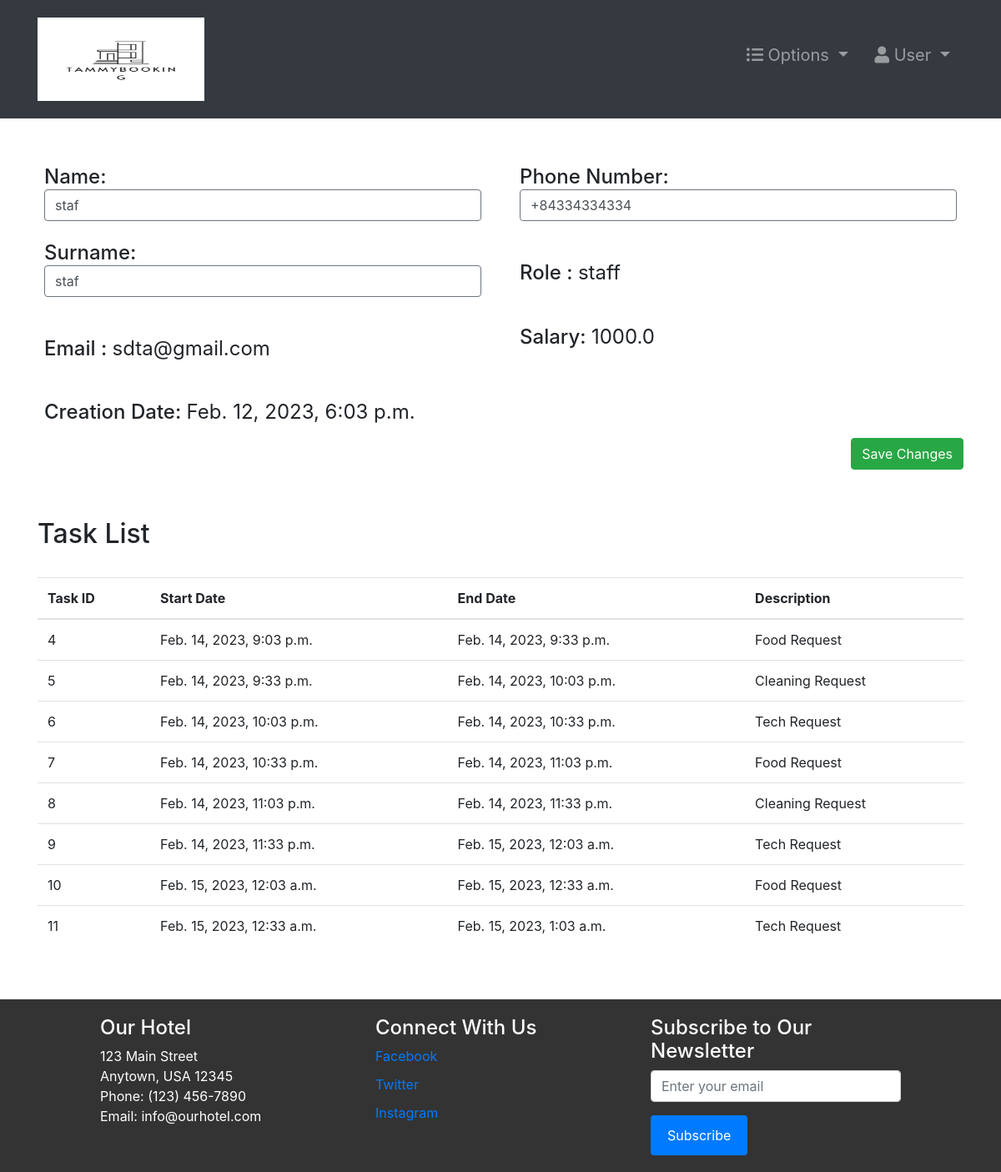
Before: /employee-profile/10/ (signed in) with the older database file.
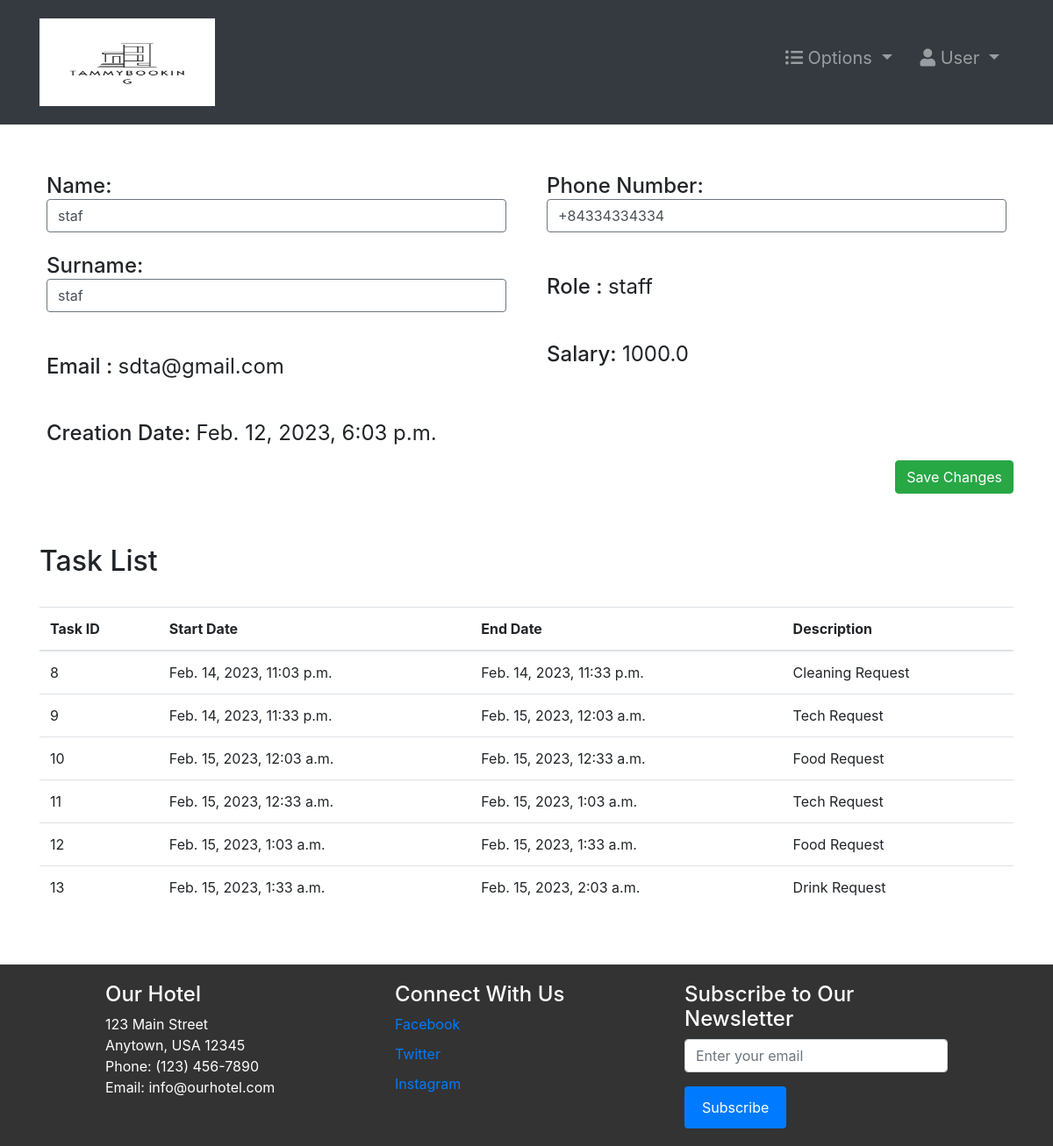
After: the same page with the newer database file.
### accounts/models.py (models this page shows, shortened)
class Task(models.Model):
    employee = models.ForeignKey(
        Employee,   null=True, on_delete=models.CASCADE)
    startTime = models.DateTimeField()
    endTime = models.DateTimeField()
    description = models.TextField()

### accounts/views.py (the view, shortened to what this page needs)
# urls.py: path('employee-profile/<str:pk>/', employee_details, name="employee-profile"),
@login_required(login_url='login')
def employee_details(request, pk):
    role = str(request.user.groups.all()[0])
    path = role + "/"
    tempUser = User.objects.get(id=pk)
    employee = Employee.objects.get(user=tempUser)
    tasks = Task.objects.filter(employee=employee)
    context = {
        "role": role,
        "employee": employee,
        "tasks": tasks
    }
    return render(request, path + "employee-profile.html", context)

### Templates/staff/employee-profile.html
{% extends '../index.html' %}
{% block context %}
{% include '../common_pages/employee-profile.html' %}
{% endblock %}

### Templates/common_pages/employee-profile.html (shortened to what this page needs)
<div class="container">
    <form action="" method="POST">
        <div class="row mt-5 clearfix">
            <div class="col-6">
                <div class="p-2 h4">
                    <span>Name:</span>
                    {% if employee.user.id != request.user.id %}
                    <span class="font-weight-normal">{{employee.user.first_name}} </span>
                    {% else %}
                    <input type="text" class="form-control border border-secondary" id="id_first_name"
                        value="{{employee.user.first_name}}" name="first_name">
                    {% endif %}
                </div>
                <div class="p-2 h4">
                    <span>Surname:</span>
                    {% if employee.user.id != request.user.id %}
                    <span class="font-weight-normal"> {{employee.user.last_name}}</span>
                    {% else %}
                    <input type="text" class="form-control border border-secondary" id="id_last_name"
                        value="{{employee.user.last_name}}" name="last_name">
                    {% endif %}
                </div>
                <br>
                <div class="p-2 h4">
                    <span>Email :</span>
                    <span class="font-weight-normal">{{employee.user.email}}</span>
                </div>
                <br>
                <div class="p-2 h4">
                    <span>Creation Date:</span>
                    <span class="font-weight-normal">{{employee.user.date_joined}}</span>
                </div>
            </div>
            <div class="col-6">
                <div class="p-2 h4">
                    <span>Phone Number: </span>
                    {% if employee.user.id != request.user.id %}
                    <span class="font-weight-normal">{{employee.phoneNumber}}</span>
                    {% else %}
                    <input type="text" class="form-control border border-secondary" id="id_phoneNumber"
                        value="{{employee.phoneNumber}}" name="phoneNumber">
                    {% endif %}
                </div>
                <br>
                <div class="p-2 h4">
                    <span>Role :</span>
                    <span class="font-weight-normal">{{employee.user.groups.first}}</span>
                </div>
                <br>
                <div class="p-2 h4">
                    <span>Salary:</span>
                    <span class="font-weight-normal">{{employee.salary}}</span>
                </div>
            </div>
        </div>
        {% if employee.user.id == request.user.id %}
        <button type="submit" name="submit" class="btn btn-success float-right">Save Changes</button>
        {% endif %}
        <br>
    </form>
    <br>
    {% if role == 'staff' or request.user != employee.user %}
    <div class="table-responsive my-5">
        <div class="table-header row">
            <div class="col-sm-12 col-md-12 col-lg-4 mb-4">
                <h2>Task List</h2>
            </div>
        </div>
        <table class="table table-hover">
            <thead>
                <tr>
                    <th>Task ID</th>
                    <th>Start Date</th>
                    <th>End Date</th>
                    <th>Description</th>
                </tr>
            </thead>
            <tbody>
                {% for tasks in tasks %}
                <tr>
                    <td>{{tasks.id}}</td>
                    <td>{{tasks.startTime}}</td>
                    <td>{{tasks.endTime}}</td>
                    <td>{{tasks.description}}</td>
                </tr>
                {% endfor %}
            </tbody>
        </table>
    </div>
    {% endif %}
</div>

Changed rows visible on the page:
removed Task: id "4", startTime "Feb. 14, 2023, 9:03 p.m.", endTime "Feb. 14, 2023, 9:33 p.m.", description "Food Request"
removed Task: id "5", startTime "Feb. 14, 2023, 9:33 p.m.", endTime "Feb. 14, 2023, 10:03 p.m.", description "Cleaning Request"
removed Task: id "6", startTime "Feb. 14, 2023, 10:03 p.m.", endTime "Feb. 14, 2023, 10:33 p.m.", description "Tech Request"
removed Task: id "7", startTime "Feb. 14, 2023, 10:33 p.m.", endTime "Feb. 14, 2023, 11:03 p.m.", description "Food Request"
added Task: id "12", startTime "Feb. 15, 2023, 1:03 a.m.", endTime "Feb. 15, 2023, 1:33 a.m.", description "Food Request"
added Task: id "13", startTime "Feb. 15, 2023, 1:33 a.m.", endTime "Feb. 15, 2023, 2:03 a.m.", description "Drink Request"
